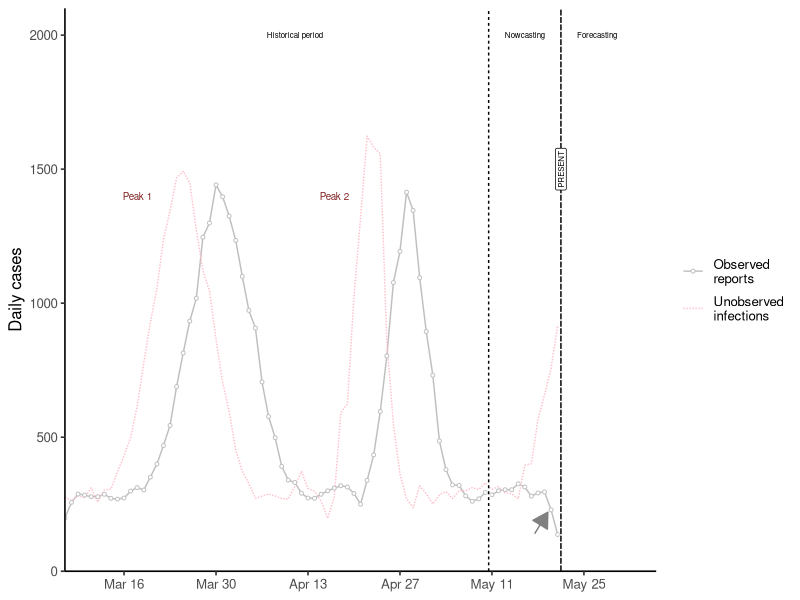
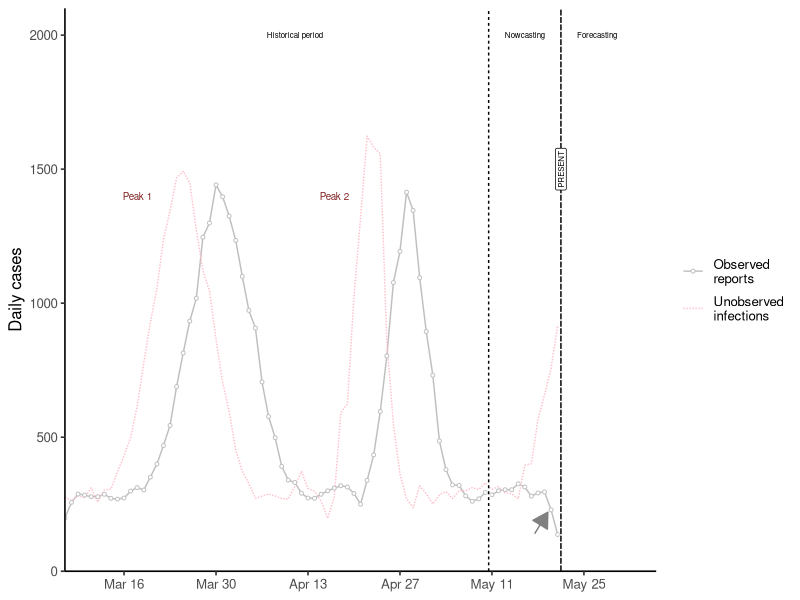

Generate these figures, in order, with R: (Note: this script raises an error after producing the figures.)
# Create incidence time-series for reports and infections

#
library(ggplot2)
library(ggpubr)
library(data.table)

# ////////////////////////////////////////////////////////////////////////////
# ----------------------------------------------------------------------------
# SIMULATE INFECTIONS
# ----------------------------------------------------------------------------
# ////////////////////////////////////////////////////////////////////////////

# create some infections data
create_linelist_data <- function() {
  set.seed(123)
  ## peak 1 - longer
  days      <- 1:100
  amplitude <- 0.55
  period    <- 100
  frequency <- 4
  sine_wave <- amplitude * sin(2 * pi * frequency * days / period)
  ## peak 2 - sharp
  days      <- 1:50
  amplitude <- 0.65
  period    <- 50
  frequency <- 4
  sine_wave2 <- amplitude * sin(2 * pi * frequency * days / period)
  ## peak 3 - longer
  new_ts    <- rev(c(sine_wave[1:25],
                     rep(sine_wave2[23], 10),
                     sine_wave2[12:23],
                     rep(sine_wave2[23], 10),
                     sine_wave[46:70],
                     rep(sine_wave[70], 10)))
  lambda    <- exp(new_ts[1:82]) * 1000 - 300

  cases     <- sapply(lambda, function(l) rpois(1, l + exp(rnorm(1, 0, 3))))
  ## a little splice
  cases[5:6] <- cases[1:2]
  cases[68:71] <- c(300, 312, 305, 330)
  cases[76] <- 270
  ##
  dt        <- seq.Date(from = '2020-03-01', length.out = length(cases))
  df        <- data.frame(date = dt, N = cases)
  df_l      <- lapply(1:nrow(df), function(i) rep(df$date[i], df$N[i]))
  df_c      <- do.call(c, df_l)
  df_r      <- data.table(data.frame(date = df_c))
  return(df_r)
}

linelist <- create_linelist_data()

# ////////////////////////////////////////////////////////////////////////////
# ----------------------------------------------------------------------------
# GENERATION TIME and SERIAL INTERVAL
# ----------------------------------------------------------------------------
# ////////////////////////////////////////////////////////////////////////////

## Has to start with 0 !
generation_interval_pmf <- c(
  0, 0.0610, 0.1540, 0.2198, 0.2178, 0.1536, 0.1122, 0.0486, 0.0224,
  0.0078, 0.0022, 0.0004, 0.0002
)

## ASSUME THAT SERIAL INTERVAL = GENERATION INTERVAL
serial_interval_pmf <- generation_interval_pmf

# ////////////////////////////////////////////////////////////////////////////
# ----------------------------------------------------------------------------
# DELAYS
# ----------------------------------------------------------------------------
# ////////////////////////////////////////////////////////////////////////////

# 1) Infection to taking a test
# this combines infection -> onset -> test
# has to start with 0 !
infect_to_test_pmf <- c(
  0, 0.0001, 0.0030, 0.1422, 0.2714, 0.2664,
  0.1832, 0.0846, 0.0340, 0.0136, 0.001, 0.0005
)

# 2) time from taking a test to it getting into a state database
# for consistency, make this also start with 0
reporting_delay_pmf <- c(
  0.3786, 0.3724, 0.1662, 0.0622, 0.017
)

# ////////////////////////////////////////////////////////////////////////////
# ----------------------------------------------------------------------------
# CONVOLVE TO INFECTIONS FROM REPORTS
# ----------------------------------------------------------------------------
# ////////////////////////////////////////////////////////////////////////////

set.seed(123)

total_delay <-
  # take a draw from this distribution
  sample(0:(length(infect_to_test_pmf) - 1),
         size = nrow(linelist),
         prob = infect_to_test_pmf, replace = TRUE) +
  # and this one
  sample(0:(length(reporting_delay_pmf) - 1),
         size = nrow(linelist),
         prob = reporting_delay_pmf, replace = TRUE)

D <- data.frame(i = 0:max(total_delay))
D$ct <- NA
for(i in 1:nrow(D)) {
  D$ct[i] <- length(which(total_delay == D$i[i]))
}
D$Px <- D$ct / sum(D$ct)
D
get_mean <- function(pmf, start) {
  weighted.mean(x = 0:(length(pmf) - 1), w = pmf)
}

## some error with seeding time here but
## i'll calculate it outside
w1 <- get_mean(generation_interval_pmf)
w2 <- get_mean(infect_to_test_pmf)
w3 <- get_mean(reporting_delay_pmf) + 1
seeding_time <- round(w1 + w2 + w3)

linelist$report_date <- linelist$date + total_delay

# ////////////////////////////////////////////////////////////////////////////
# ----------------------------------------------------------------------------
# AGGREGATE TO DAILY
# ----------------------------------------------------------------------------
# ////////////////////////////////////////////////////////////////////////////

#
infections_df <- linelist[, .N, by = date][order(date)]
reports_df <- linelist[, .N, by = report_date][order(report_date)]

#
setnames(reports_df, 'report_date', 'date')

#
reports_df$type <- 'Observed\nreports'
infections_df$type <- 'Unobserved\ninfections'

#
burn_in <- 6
reports_df <- subset(reports_df,
                     date >= min(infections_df$date) + burn_in &
                     date <= max(infections_df$date))

infections_df <- subset(infections_df,
                     date >= min(infections_df$date) + burn_in)

# ////////////////////////////////////////////////////////////////////////////
# ----------------------------------------------------------------------------
# ADD RIGHT TRUNCATION TO DATA BASED ON REPORTING DELAY
# ----------------------------------------------------------------------------
# ////////////////////////////////////////////////////////////////////////////

tail_Px <- rev(cumsum(reporting_delay_pmf))
px_len <- length(tail_Px)

reports_df$Px = 1
cases_len <- nrow(reports_df)

reports_df$Px[(cases_len - px_len + 1):cases_len] <- tail_Px

reports_df$N      <- reports_df$N * reports_df$Px
reports_df$N      <- as.integer(reports_df$N)
tail(reports_df)
reports_df$Px <- NULL

# ////////////////////////////////////////////////////////////////////////////
# ----------------------------------------------------------------------------
# PLOT
# ----------------------------------------------------------------------------
# ////////////////////////////////////////////////////////////////////////////


##
report_ymax = 2000
first_day <- min(reports_df$date)
last_day <- max(reports_df$date)
nowcast_start    = last_day - seeding_time
forecast_window  = last_day + 15

##

plot_inf <- ggplot(rbind(infections_df, reports_df)) +
  theme_classic2() +
  # ##
  geom_line(aes(x = date, y = N, color = type,
                linetype = type),
            linewidth = 0.5, show.legend = T) +
  scale_linetype_manual(name = NULL, values = c('solid', '11')) +

  geom_point(aes(x = date, y = N, color = type, shape = type),
             size = 1, fill = 'white',
             show.legend = T) +
  scale_shape_manual(name = NULL, values = c(21, NA)) +
  scale_color_manual(name = NULL, values = c(grey(0.75), 'pink')) +
  ##
  coord_cartesian(xlim = c(first_day,
                           forecast_window),
                  ylim = c(0, report_ymax+100), expand = F) +
  ylab("Daily cases") +
  xlab(NULL) +
  ##
  scale_x_date(breaks = '2 week',
               date_minor_breaks = "1 weeks",
               date_labels = "%b %d") +
  ##
  annotate('text', x = first_day + 35,
           y = report_ymax, label = 'Historical period',
           size = 2) +
  annotate('text', x = nowcast_start + 6,
           y = report_ymax, label = 'Nowcasting', size = 2) +
  annotate('text', x = last_day + 6,
         y = report_ymax, label = 'Forecasting', size = 2) +
  annotate('text', x = first_day + 11,
           color = scales::muted("red"),
           y = 1400, label = 'Peak 1', size = 2.5) +
  annotate('text', x = first_day + 41,
           color = scales::muted("red"),
           y = 1400, label = 'Peak 2', size = 2.5) +
  annotate('segment',
           arrow = arrow(type = "closed", length = unit(0.03, "npc")),
           color = grey(0.5),
           linewidth = 0.5,
           x = nowcast_start + 7.5,
           xend = nowcast_start + 9.5,
           y = 140,
           yend = 220) +
  ##
  geom_vline(xintercept = c(nowcast_start + 0.5,
                            last_day + 0.5),
             linewidth = 1.25,
             alpha = 0.5,
             linetype = 'solid', color = 'white') +
  geom_vline(xintercept = c(nowcast_start + 0.5),
             linetype = '22') +
  geom_vline(xintercept = c(
    last_day + 0.5),
    linetype = '41') +
  annotate('label',
           x = forecast_window - 14.5,
           size = 2,
           #label.size = 0,
           color = 'black',
           y = 1500,
           angle = 90,
           label = 'PRESENT') +
  theme(legend.key.spacing.y = unit(.25, 'cm'))

plot_inf
ggsave('img/Infections.png', width = 6.5, height = 2)
saveRDS(plot_inf, "img/Infections.RDS")
